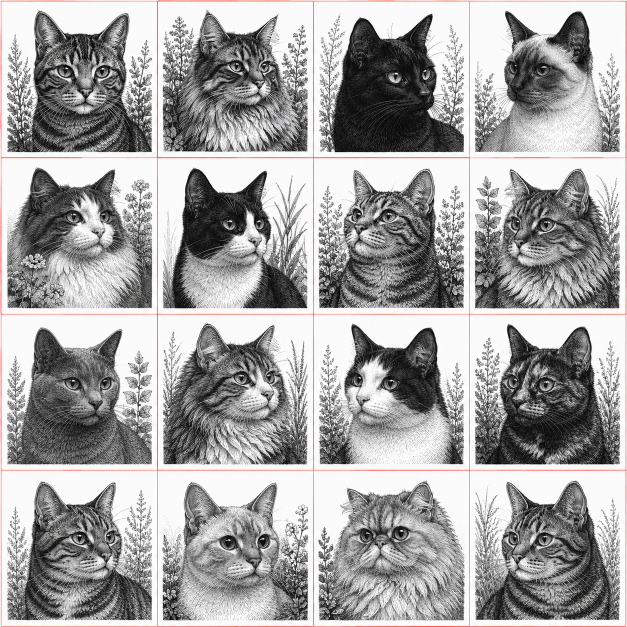
#> input picture ttmp/2026/05/10/ALMANACH-PRINTER-UART--analyze-atoms3r-k118-printer-uart-serial-interface/assets/cat-portraits/source-4x4-cat-collage.png, 1254 x 1254 px (shown at 1/2 size)
$ python 04-extract-cat-portraits.py
#> lines starting #> are read from the running program, lines starting #| are printed output that depends on the picture
#!/usr/bin/env python3
"""Extract a 4x4 cat collage into verified square portraits.

This script preserves the source collage and generated portraits inside the
ALMANACH-PRINTER-UART ticket so the extraction survives /tmp cleanup or session
crashes.

Default input is the refreshed clipboard image from the crash-recovery turn:

    /tmp/pi-clipboard-bcf0fca6-54a3-4349-a272-570e6afe0793.png

Default output:

    ../assets/cat-portraits/source-4x4-cat-collage.png
    ../assets/cat-portraits/portraits/cat-portrait-rRR-cCC.png
    ../assets/cat-portraits/contact-sheet.png
    ../assets/cat-portraits/manifest.md
"""

from __future__ import annotations

import argparse
import shutil
from pathlib import Path

from PIL import Image, ImageDraw

SCRIPT_DIR = Path(__file__).resolve().parent
TICKET_DIR = SCRIPT_DIR.parent
DEFAULT_INPUT = Path("/tmp/pi-clipboard-bcf0fca6-54a3-4349-a272-570e6afe0793.png")
DEFAULT_OUTPUT_DIR = TICKET_DIR / "assets" / "cat-portraits"


def extract_portraits(src: Path, output_dir: Path, grid: int = 4, inset: int = 10) -> None:
#> called with grid = 4, inset = 10
    output_dir.mkdir(parents=True, exist_ok=True)
    source_copy = output_dir / "source-4x4-cat-collage.png"
    shutil.copyfile(src, source_copy)

    portrait_dir = output_dir / "portraits"
    portrait_dir.mkdir(parents=True, exist_ok=True)
    for old in portrait_dir.glob("cat-portrait-*.png"):
        old.unlink()

    img = Image.open(source_copy).convert("RGBA")
#> img is the input picture: PIL image 1254x1254 RGBA; mean R, G, B, A 164.9, 163, 162.8, 255
    width, height = img.size
#> width = 1254; height = 1254
    cell_w = width / grid
#> cell_w = 313.5
    cell_h = height / grid
#> cell_h = 313.5
    cell = int(min(cell_w, cell_h))
#> cell = 313

    portraits: list[tuple[Path, tuple[int, int, int, int], tuple[int, int]]] = []
    for row in range(grid):
        for col in range(grid):
            left = int(round(col * cell_w)) + inset
            top = int(round(row * cell_h)) + inset
            right = int(round((col + 1) * cell_w)) - inset
            bottom = int(round((row + 1) * cell_h)) - inset
            crop = img.crop((left, top, right, bottom)).resize((cell, cell), Image.Resampling.LANCZOS)
            path = portrait_dir / f"cat-portrait-r{row + 1:02d}-c{col + 1:02d}.png"
            crop.save(path)
            portraits.append((path, (left, top, right, bottom), crop.size))
#> this loop made 4 passes
#> pass 1, in extract_portraits, `crop.save(path)`:
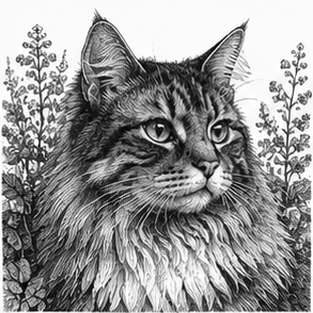
#> saved as cat-portrait-r01-c02.png: PIL image 313x313 RGBA; mean R, G, B, A 149.3, 149.4, 149.3, 255
#> pass 1, in extract_portraits, `crop.save(path)`:
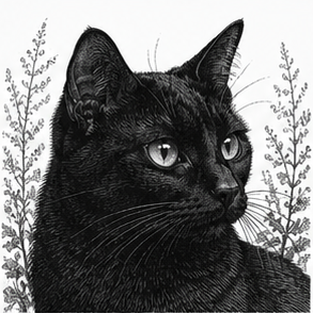
#> saved as cat-portrait-r01-c03.png: PIL image 313x313 RGBA; mean R, G, B, A 116.8, 117, 116.8, 255
#> pass 1, in extract_portraits, `crop.save(path)`:
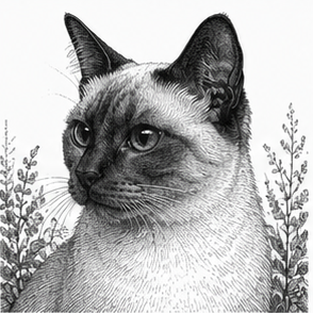
#> saved as cat-portrait-r01-c04.png: PIL image 313x313 RGBA; mean R, G, B, A 180.9, 180.9, 180.9, 255
#> after the loop:
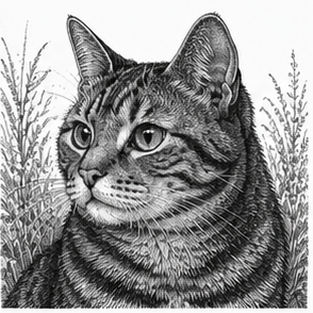
#> crop: PIL image 313x313 RGBA; mean R, G, B, A 147.6, 147.6, 147.5, 255
#> after the loop, portraits = 16 items

    thumb = 180
    label_h = 20
    sheet = Image.new("RGB", (grid * thumb, grid * (thumb + label_h)), "white")
#> sheet: PIL image 720x800 RGB; every value is 255
    draw = ImageDraw.Draw(sheet)
    for index, (path, _, _) in enumerate(portraits):
        row, col = divmod(index, grid)
#> row = 0; col = 0
        im = Image.open(path).convert("RGB").resize((thumb, thumb), Image.Resampling.LANCZOS)
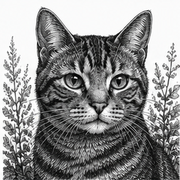
#> im: PIL image 180x180 RGB; mean R, G, B 142.2, 142.3, 142.1
        x = col * thumb
#> x = 0
        y = row * (thumb + label_h)
#> y = 0
        sheet.paste(im, (x, y))
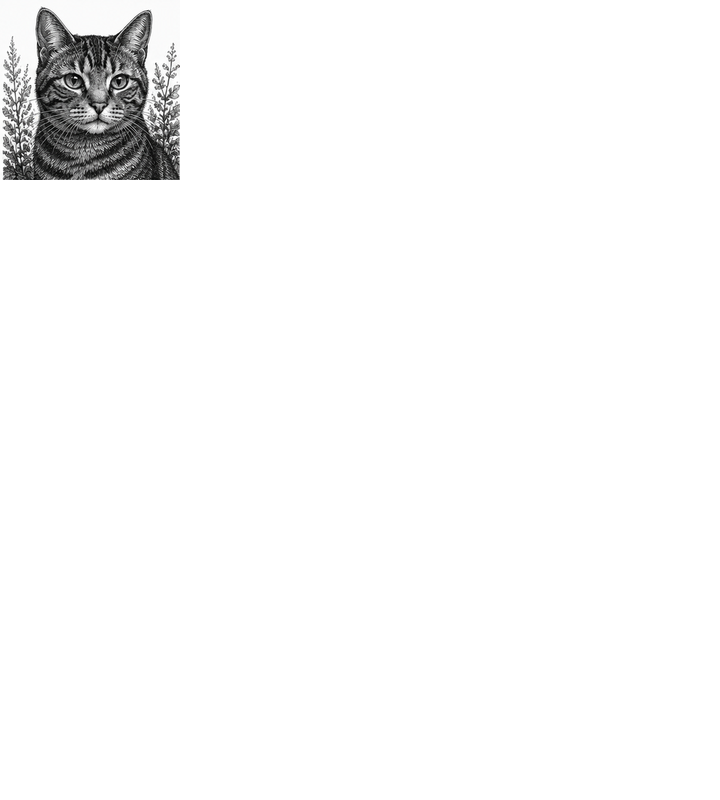
#> sheet: PIL image 720x800 RGB; mean R, G, B 248.7, 248.7, 248.7
        draw.text((x + 4, y + thumb + 3), path.stem.replace("cat-portrait-", ""), fill=(0, 0, 0))
    contact_sheet = output_dir / "contact-sheet.png"
    sheet.save(contact_sheet)
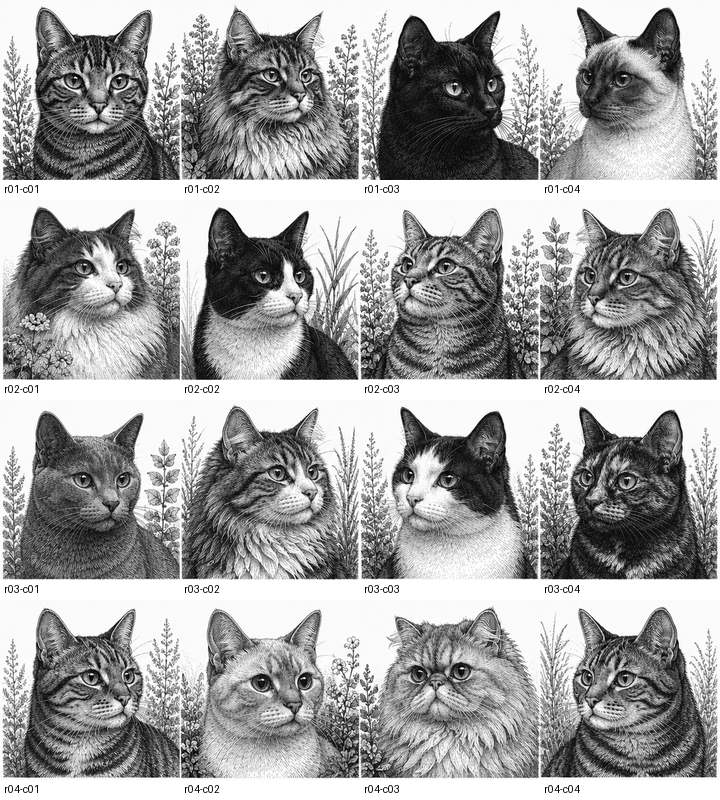
#> saved as contact-sheet.png: PIL image 720x800 RGB; mean R, G, B 162.3, 162.4, 162.3

    manifest = output_dir / "manifest.md"
    manifest.write_text(
        "# Cat portrait extraction manifest\n\n"
        f"- Source: `{source_copy.name}`\n"
        f"- Source size: `{width}x{height}`\n"
        f"- Grid: `{grid}x{grid}`\n"
        f"- Inset per cell: `{inset}px`\n"
        f"- Output portrait size: `{cell}x{cell}`\n"
        f"- Contact sheet: `{contact_sheet.name}`\n\n"
        "## Portraits\n\n"
        + "".join(f"- `{p.relative_to(output_dir)}` crop={box} size={size}\n" for p, box, size in portraits)
    )

    print(f"copied source to {source_copy}")
    print(f"extracted {len(portraits)} portraits to {portrait_dir}")
#| extracted 16 portraits to ttmp/2026/05/10/ALMANACH-PRINTER-UART--analyze-atoms3r-k118-printer-uart-serial-interface/assets/cat-portraits/portraits
    print(f"wrote contact sheet to {contact_sheet}")
#| wrote contact sheet to ttmp/2026/05/10/ALMANACH-PRINTER-UART--analyze-atoms3r-k118-printer-uart-serial-interface/assets/cat-portraits/contact-sheet.png
    print(f"wrote manifest to {manifest}")


def main() -> None:
    parser = argparse.ArgumentParser()
    parser.add_argument("--input", type=Path, default=DEFAULT_INPUT)
    parser.add_argument("--output-dir", type=Path, default=DEFAULT_OUTPUT_DIR)
    parser.add_argument("--grid", type=int, default=4)
    parser.add_argument("--inset", type=int, default=10)
    args = parser.parse_args()
    extract_portraits(args.input, args.output_dir, args.grid, args.inset)


if __name__ == "__main__":
    main()
